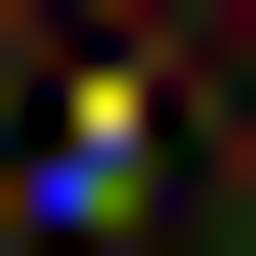
#> input picture data/Nantes/000TI/1463983449_1.jpg, 256 x 256 px
$ python -i Ingestion.py   (imports and definitions only)
#> lines starting #> are read from the running program, lines starting #| are printed output that depends on the picture; after the words box and inside, x2 and y2 are one past the last pixel; in counts of white or black regions, pixels touching at a corner belong together; long printed decimals are rounded
import pickle
import requests
import collections
collections.Callable = collections.abc.Callable
from bs4 import BeautifulSoup
import os
import numpy as np
import time
import urllib.request
from html_table_parser.parser import HTMLTableParser
from urllib.parse import urljoin
import cv2
import matplotlib.pyplot as plt
import time
import pandas as pd
import csv
import concurrent.futures
from concurrent.futures import ThreadPoolExecutor, ProcessPoolExecutor
from multiprocessing import Pool

# [35 lines left out: functions get_file_size, expected_time_function, format_string, read_a_url, not called in this run]
def combine_table_with_url(flybyarray, urls) -> dict:
    return {url :flybyarray[index] for index, url in enumerate(urls)}

# [68 lines left out: functions table_parser, parse_url_for_filenames, cube_info_parser, nantes_cubes_information, download_image, not called in this run]
def analyze_image_for_visibility(image_path):
    # read in the image
#> called with image_path = '../../data/Nantes/000TI/1463983449_1.jpg'
    img = cv2.imread(image_path)
#> img is the input picture: shape (256, 256, 3); mean B, G, R 23.3, 30.9, 40.9
    # convert to grayscale
    gray = cv2.cvtColor(img, cv2.COLOR_BGR2GRAY)
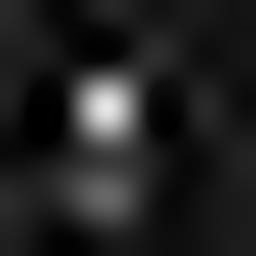
#> gray: shape (256, 256); min 0, max 231, mean 33
    gray_blurred = cv2.blur(gray, (9, 9))
    gray_blurred = cv2.threshold(gray_blurred,50,225, cv2.THRESH_BINARY)[1]
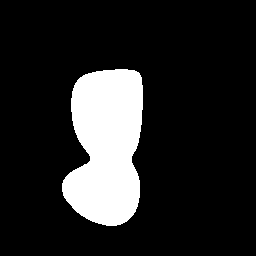
#> gray_blurred: shape (256, 256); values 0 (black) and 225 (white), 14.9% white; 1 white region, box (x1, y1, x2, y2) and area: (62, 69, 143, 226) 9782
    # detect circles in the image
    circles = cv2.HoughCircles(gray_blurred,
        method = cv2.HOUGH_GRADIENT_ALT, dp = 1,minDist = 10, param1 = 60,
        param2 = 0.7, minRadius= int(np.sqrt(img.shape[0]*img.shape[1]) / 10),
        maxRadius = int(np.mean((img.shape[0], img.shape[1]))/1.5))
#> circles = [[100, 188, 38.21]]
    percentage = 1.0
    if circles is None:
        contours, hierarchy = cv2.findContours(gray_blurred, cv2.RETR_TREE, cv2.CHAIN_APPROX_SIMPLE)
        contours = list(contours)
        if len(contours) > 1:
            contour = sorted(contours, key=cv2.contourArea, reverse=True)[0]
            g = np.zeros(gray_blurred.shape)
            g = cv2.fillConvexPoly(g, contour, 255)
            (x,y),radius = cv2.minEnclosingCircle(contour)
            percentage = (np.sum(g)/255) / (radius**2*np.pi)
        elif len(contours) == 0:
            percentage = 0.0
            x = -1
            y = -1
            radius = -1
        else:
            contour = contours[0]
            g = np.zeros(gray_blurred.shape)
            g = cv2.fillConvexPoly(g, contour, 255)
            (x,y),radius = cv2.minEnclosingCircle(contour)
            percentage = (np.sum(g)/255) / (radius**2*np.pi)
    elif circles is not None:
        detected_circles = np.around(circles)
#> detected_circles = [[100, 188, 38]]
        detected_circles = detected_circles[0]
        pt = detected_circles[np.argmax(detected_circles[:,2])]
#> pt = [100, 188, 38]
        x, y, radius = pt[0], pt[1], pt[2]
#> x = 100; y = 188; radius = 38
        circle_area = pt[2] ** 2 * 3.1415
#> circle_area = 4536.3
        xa, xy= np.uint16((x, y))
#> xa = 100; xy = 188
        xmin = x-radius
#> xmin = 62
        xmax = x+radius
#> xmax = 138
        ymin = y-radius
#> ymin = 150
        ymax = y+radius
#> ymax = 226
        if not any((ymin < 0, xmin < 0, xmax > img.shape[0],ymax > img.shape[1])):
            percentage = 1.0
            theta = np.linspace(0, 2*np.pi, 36)
            xs = [np.around(radius*np.cos(theta) + x)][0]
#> xs = 36 values, max 138 at index 0, min 62 at index 17, mean 101.1
            ys = [np.around(radius*np.sin(theta) + y)][0]
#> ys = 36 values, max 226 at index 8, min 150 at index 26, mean 188
            points = [i for i in zip(xs, ys)]
#> points = 36 pairs, first value 62 to 138, second value 150 to 226
        else:
            theta = np.linspace(0, 2*np.pi, int(radius*16))
            xs = [np.around(radius*np.cos(theta) + x)][0]
            ys = [np.around(radius*np.sin(theta) + y)][0]
            points = [i for i in zip(xs, ys)]
            imager = np.zeros(gray.shape, dtype = "uint8")
            cv2.fillPoly(imager, pts =np.int32([points]), color=(255,255,255))
            number_of_white_pix = np.sum(imager == 255)
            a = radius*radius*np.pi
            percentage = number_of_white_pix/a
            if percentage >= 1: percentage = 1/percentage
    print(radius,percentage)
#| 38.0 1.0

    # [4 lines of commented-out code are left out]
    return img, x, y, radius, percentage

# [119 lines left out: functions write_flyby_data, write_results, get_or_save_pickle, parse_nantes_for_all_flybys, save_and_download_image, analyze_folder_for_visibility and 4 more, not called in this run]
# [75 lines not run here, left out]

>>> result = analyze_image_for_visibility('../../data/Nantes/000TI/1463983449_1.jpg')
#> result = 5 items

$ run again, on data/Nantes/006TI/1492360910_1.jpg
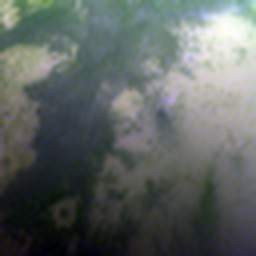
#> input picture data/Nantes/006TI/1492360910_1.jpg, 256 x 256 px
#> in analyze_image_for_visibility, img is the input picture: shape (256, 256, 3); mean B, G, R 98.4, 100.6, 94.5
#> in analyze_image_for_visibility, `gray_blurred = cv2.threshold(gray_blurred,50,225, cv2.THRESH_BINARY)[1]`:
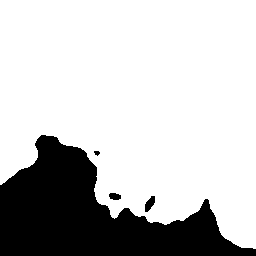
#> gray_blurred: shape (256, 256); values 0 (black) and 225 (white), 76.6% white; 4 black regions
#> circles = None
#> contours = 4 contours; box (x1, y1, x2, y2) and area: (0, 0, 256, 249) 49885, (144, 195, 156, 213) 118, (108, 192, 122, 201) 83, (93, 150, 101, 157) 28
#> contour = contour of 200 points, box (x1, y1, x2, y2) (0, 0, 256, 249), area 49885
#> in analyze_image_for_visibility, `g = cv2.fillConvexPoly(g, contour, 255)`:
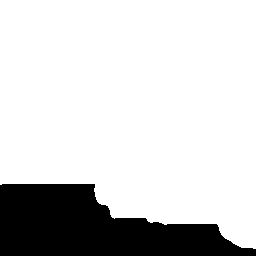
#> g: shape (256, 256) float64; 82% white; 1 black region, box (x1, y1, x2, y2) and area: (0, 184, 256, 256) 11789
#> x = 127.5; y = 124; radius = 177.9
#> percentage = 0.541
#| 177.855 0.5408
#> result = 5 items

$ run again, on data/Nantes/00ATI/1477435558_1.jpg
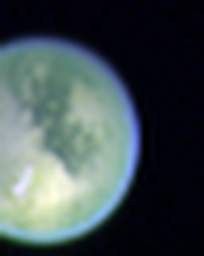
#> input picture data/Nantes/00ATI/1477435558_1.jpg, 204 x 256 px
#> in analyze_image_for_visibility, img is the input picture: shape (256, 204, 3); mean B, G, R 81.1, 79, 66.7
#> in analyze_image_for_visibility, `gray = cv2.cvtColor(img, cv2.COLOR_BGR2GRAY)`:
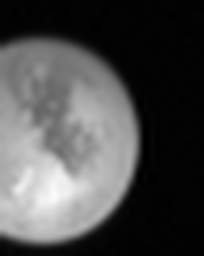
#> gray: shape (256, 204); min 0, max 252, mean 75.5
#> in analyze_image_for_visibility, `gray_blurred = cv2.threshold(gray_blurred,50,225, cv2.THRESH_BINARY)[1]`:
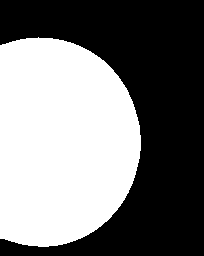
#> gray_blurred: shape (256, 204); values 0 (black) and 225 (white), 47.4% white; 1 white region
#> circles = None
#> contours = 1 contour; box (x1, y1, x2, y2) and area: (0, 37, 141, 247) 24450
#> contour = contour of 183 points, box (x1, y1, x2, y2) (0, 37, 141, 247), area 24450
#> g: shape (256, 204) float64; 47.4% white; 1 white region, box (x1, y1, x2, y2) and area: (0, 37, 141, 247) 24733
#> x = 39.68; y = 141.7; radius = 104.7
#> percentage = 0.718
#| 104.728 0.7178
#> result = 5 items
